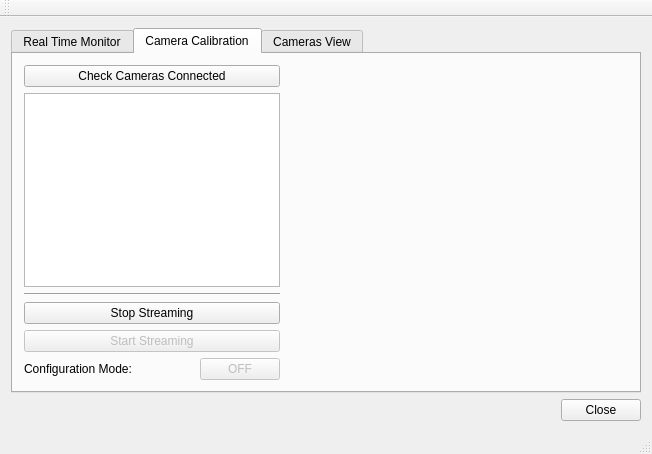
<?xml version="1.0" encoding="UTF-8"?>
<ui version="4.0">
 <class>MainWindow</class>
 <widget class="QMainWindow" name="MainWindow">
  <property name="geometry">
   <rect>
    <x>0</x>
    <y>0</y>
    <width>652</width>
    <height>450</height>
   </rect>
  </property>
  <property name="windowTitle">
   <string>Testing GUI</string>
  </property>
  <property name="windowIcon">
   <iconset resource="resourcefile.qrc">
    <normaloff>:/Images/Store_top_view.jpg</normaloff>:/Images/Store_top_view.jpg</iconset>
  </property>
  <widget class="QWidget" name="centralWidget">
   <layout class="QGridLayout" name="gridLayout_2">
    <item row="2" column="0">
     <layout class="QGridLayout" name="gridLayout_8">
      <item row="0" column="0">
       <spacer name="horizontalSpacer">
        <property name="orientation">
         <enum>Qt::Horizontal</enum>
        </property>
        <property name="sizeHint" stdset="0">
         <size>
          <width>40</width>
          <height>20</height>
         </size>
        </property>
       </spacer>
      </item>
      <item row="0" column="1">
       <widget class="QPushButton" name="OpenMessageBoxButton">
        <property name="text">
         <string>Close</string>
        </property>
       </widget>
      </item>
     </layout>
    </item>
    <item row="1" column="0">
     <widget class="QTabWidget" name="TabOfMainProgram">
      <property name="currentIndex">
       <number>1</number>
      </property>
      <widget class="QWidget" name="ImageShowingTab">
       <attribute name="title">
        <string>Real Time Monitor</string>
       </attribute>
       <layout class="QGridLayout" name="gridLayout_3">
        <item row="0" column="0">
         <layout class="QGridLayout" name="gridLayout">
          <item row="2" column="0" colspan="3">
           <widget class="Myimage" name="myimage" native="true"/>
          </item>
          <item row="0" column="2">
           <widget class="QPushButton" name="ChoseFolderButton">
            <property name="sizePolicy">
             <sizepolicy hsizetype="Maximum" vsizetype="Fixed">
              <horstretch>0</horstretch>
              <verstretch>0</verstretch>
             </sizepolicy>
            </property>
            <property name="text">
             <string/>
            </property>
            <property name="icon">
             <iconset resource="resourcefile.qrc">
              <normaloff>:/Images/closed_folder.png</normaloff>:/Images/closed_folder.png</iconset>
            </property>
           </widget>
          </item>
          <item row="1" column="0" colspan="3">
           <widget class="Line" name="line">
            <property name="orientation">
             <enum>Qt::Horizontal</enum>
            </property>
           </widget>
          </item>
          <item row="0" column="0" colspan="2">
           <widget class="QLineEdit" name="FolderPathLabel">
            <property name="text">
             <string>Choose path...</string>
            </property>
           </widget>
          </item>
         </layout>
        </item>
       </layout>
      </widget>
      <widget class="QWidget" name="CameraCalibrationTab">
       <attribute name="title">
        <string>Camera Calibration</string>
       </attribute>
       <layout class="QGridLayout" name="gridLayout_7">
        <item row="0" column="0">
         <layout class="QGridLayout" name="gridLayout_6">
          <item row="0" column="1" rowspan="3">
           <widget class="cameraimage" name="cameraImageWidget" native="true">
            <property name="enabled">
             <bool>true</bool>
            </property>
            <property name="sizePolicy">
             <sizepolicy hsizetype="Minimum" vsizetype="Preferred">
              <horstretch>0</horstretch>
              <verstretch>0</verstretch>
             </sizepolicy>
            </property>
           </widget>
          </item>
          <item row="0" column="0" rowspan="3">
           <layout class="QGridLayout" name="gridLayout_11">
            <item row="4" column="0">
             <widget class="QPushButton" name="StartStreamingButton">
              <property name="enabled">
               <bool>false</bool>
              </property>
              <property name="sizePolicy">
               <sizepolicy hsizetype="Minimum" vsizetype="Maximum">
                <horstretch>0</horstretch>
                <verstretch>0</verstretch>
               </sizepolicy>
              </property>
              <property name="text">
               <string>Start Streaming</string>
              </property>
             </widget>
            </item>
            <item row="1" column="0">
             <widget class="QListWidget" name="CamerasList">
              <property name="sizePolicy">
               <sizepolicy hsizetype="Maximum" vsizetype="Minimum">
                <horstretch>0</horstretch>
                <verstretch>0</verstretch>
               </sizepolicy>
              </property>
             </widget>
            </item>
            <item row="3" column="0">
             <widget class="QPushButton" name="StopStreamingButton">
              <property name="sizePolicy">
               <sizepolicy hsizetype="Minimum" vsizetype="Maximum">
                <horstretch>0</horstretch>
                <verstretch>0</verstretch>
               </sizepolicy>
              </property>
              <property name="text">
               <string>Stop Streaming</string>
              </property>
             </widget>
            </item>
            <item row="5" column="0">
             <layout class="QGridLayout" name="gridLayout_9">
              <item row="0" column="0">
               <widget class="QLabel" name="ConfigurationModeLabel">
                <property name="sizePolicy">
                 <sizepolicy hsizetype="Minimum" vsizetype="Maximum">
                  <horstretch>0</horstretch>
                  <verstretch>0</verstretch>
                 </sizepolicy>
                </property>
                <property name="text">
                 <string>Configuration Mode: </string>
                </property>
               </widget>
              </item>
              <item row="0" column="1">
               <widget class="QPushButton" name="ConfigurationModeButton">
                <property name="enabled">
                 <bool>false</bool>
                </property>
                <property name="sizePolicy">
                 <sizepolicy hsizetype="Maximum" vsizetype="Maximum">
                  <horstretch>0</horstretch>
                  <verstretch>0</verstretch>
                 </sizepolicy>
                </property>
                <property name="text">
                 <string>OFF</string>
                </property>
                <property name="checkable">
                 <bool>true</bool>
                </property>
                <property name="checked">
                 <bool>false</bool>
                </property>
               </widget>
              </item>
             </layout>
            </item>
            <item row="2" column="0">
             <widget class="Line" name="line_2">
              <property name="orientation">
               <enum>Qt::Horizontal</enum>
              </property>
             </widget>
            </item>
            <item row="0" column="0">
             <widget class="QPushButton" name="CheckCamerasButton">
              <property name="text">
               <string>Check Cameras Connected</string>
              </property>
             </widget>
            </item>
           </layout>
          </item>
         </layout>
        </item>
       </layout>
      </widget>
      <widget class="QWidget" name="CamerasViewTab">
       <attribute name="title">
        <string>Cameras View</string>
       </attribute>
       <layout class="QGridLayout" name="gridLayout_5">
        <item row="0" column="0">
         <layout class="QGridLayout" name="gridLayout_4">
          <item row="0" column="0">
           <widget class="multicameras" name="multiCamerasWidget" native="true">
            <layout class="QGridLayout" name="gridLayout_10"/>
           </widget>
          </item>
         </layout>
        </item>
       </layout>
      </widget>
     </widget>
    </item>
   </layout>
  </widget>
  <widget class="QMenuBar" name="menuBar">
   <property name="geometry">
    <rect>
     <x>0</x>
     <y>0</y>
     <width>652</width>
     <height>22</height>
    </rect>
   </property>
  </widget>
  <widget class="QToolBar" name="mainToolBar">
   <attribute name="toolBarArea">
    <enum>TopToolBarArea</enum>
   </attribute>
   <attribute name="toolBarBreak">
    <bool>false</bool>
   </attribute>
  </widget>
  <widget class="QStatusBar" name="statusBar"/>
 </widget>
 <layoutdefault spacing="6" margin="11"/>
 <customwidgets>
  <customwidget>
   <class>Myimage</class>
   <extends>QWidget</extends>
   <header location="global">myimage.h</header>
   <container>1</container>
  </customwidget>
  <customwidget>
   <class>cameraimage</class>
   <extends>QWidget</extends>
   <header location="global">cameraimage.h</header>
   <container>1</container>
  </customwidget>
  <customwidget>
   <class>multicameras</class>
   <extends>QWidget</extends>
   <header location="global">multicameras.h</header>
   <container>1</container>
  </customwidget>
 </customwidgets>
 <resources>
  <include location="resourcefile.qrc"/>
 </resources>
 <connections/>
</ui>
